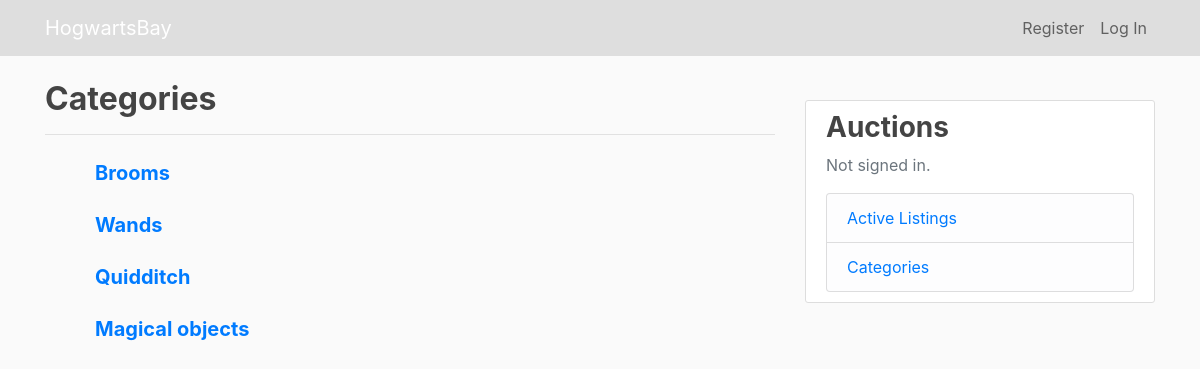
Page /category on the earlier database version.
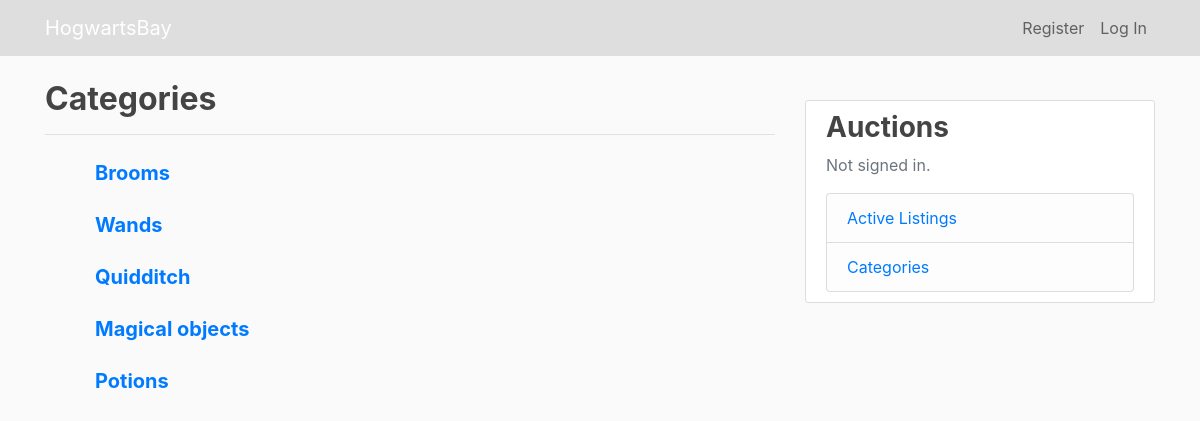
Same page on the later database version.
### auctions/models.py (models this page shows, shortened)
class Listing(models.Model):
    user = models.ForeignKey(User, verbose_name='user owner', on_delete=models.CASCADE, related_name="usr_listings")
    winner = models.ForeignKey(User, verbose_name='listing_winner', blank=True, null=True, on_delete=models.CASCADE, related_name='winner')
    title = models.CharField(max_length=64)
    description = models.TextField(max_length=160)
    starting_bid = models.PositiveIntegerField()
    bids_number = models.PositiveIntegerField(default=0)
    img_url = models.URLField("Image URL", max_length=200, blank=True)
    category = models.CharField(max_length=64, blank=True)
    date_listed = models.DateTimeField(default=timezone.now)
    closed = models.BooleanField(default=False)
    class Meta:
        verbose_name = 'auction listing'
        ordering = ['-date_listed']

### auctions/views.py (the view, shortened to what this page needs)
# urls.py: path("category", views.CategoriesView.as_view(), name="category"),
class CategoriesView(ListView):
    model = Listing
    def dispatch(self, request, *args, **kwargs):
        if request.method == 'GET':
            return render(request, 'auctions/categories_list.html', context={
                'object_list': [v for x in Listing.objects.order_by().values('category').distinct() for v in x.values()]
            })

### auctions/templates/auctions/categories_list.html (shortened to what this page needs)
{% extends "auctions/layout.html" %}
{% block body %}
<div>
    <h2>Categories</h2>
</div>
<hr>
{% for object in object_list %}
        <div class="category-items">
            <ul>
                <h5><a href="{% url 'category_items' object %}">{{ object }}</a></h5>
            </ul>
        </div>
{% endfor %}
{% endblock %}

### auctions/templates/auctions/layout.html (shortened to what this page needs)
{% load static %}
<!DOCTYPE html>
<html lang="en">
    <head>
        <link rel="stylesheet" href="https://stackpath.bootstrapcdn.com/bootstrap/4.4.1/css/bootstrap.min.css">
        <link href="{% static 'auctions/styles.css' %}" rel="stylesheet">
    </head>
    <body>
        <header class="site-header">
            <nav class="navbar navbar-expand-md navbar-dark bg-steel fixed-top">
                <div class="container">
                    <a class="navbar-brand mr-4" href="/">HogwartsBay</a>
                    <div class="collapse navbar-collapse" id="navbarToggle">
                        <div class="navbar-nav mr-auto">
                            <a class="nav-item nav-link" href="/about"></a>
                        </div>
                        <div class="navbar-nav">
                            {% if user.is_authenticated %}
                            <a class="nav-item nav-link" href="{% url 'logout' %}">Log Out</a>
                            {% else %}
                            <a class="nav-item nav-link" href="{% url 'register' %}">Register</a>
                            <a class="nav-item nav-link" href="{% url 'login' %}">Log In</a>
                            {% endif %}
                        </div>
                    </div>
                </div>
            </nav>
        </header>
        <main role="main" class="container">
            <div class="row">
                <div class="col-md-8">
                    {% block body %}{% endblock %}
                </div>
                <div class="col-md-4">
                    <div class="content-section">
                        <h3>Auctions</h3>
                        {% if user.is_authenticated %}
                        <p class="text-muted">Signed in as <strong>{{ user.username }}</strong></p>
                        {% else %}
                        <p class="text-muted">Not signed in.<p>
                        {% endif %}
                        <ul class="list-group">
                            <li class="list-group-item list-group-item-light">
                                <a href="{% url 'index' %}">Active Listings</a>
                            </li>
                            <li class="list-group-item list-group-item-light">
                                <a href="{% url 'category' %}">Categories</a>
                            </li>
                        </ul>
                    </div>
            </div>
          </div>
        </main>
    </body>
</html>

### auctions/static/auctions/styles.css (style rules this page uses)
body { background: #fafafa; color: #333333; margin-top: 5rem; }
h1, h2, h3, h4, h5, h6 { color: #444444; font-weight: bold; }
ul { margin: 0; }
.bg-steel { background-color: #dedede; }
.site-header .navbar-nav .nav-link { color: #616161; }
.content-section { background: #ffffff; padding: 10px 20px; border: 1px solid #dddddd; border-radius: 3px; margin-bottom: 20px; margin-top: 20px; }
.category-items { padding: 10px; }

Differences in the rows shown:
added Listing: category "Potions"
